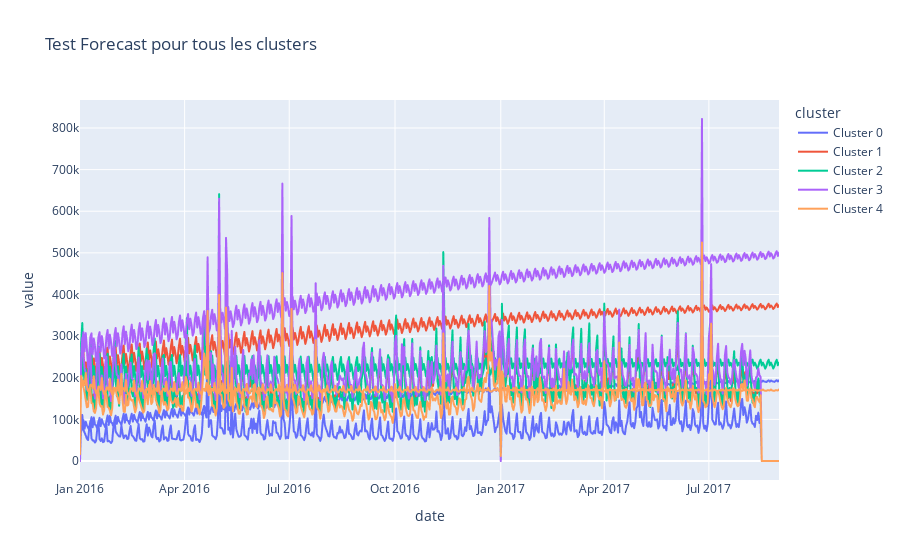

Source (notebook cell):
### Code cell
Cluster_0_test['cluster'] = 'Cluster 0'
Cluster_1_test['cluster'] = 'Cluster 1'
Cluster_2_test['cluster'] = 'Cluster 2'
Cluster_3_test['cluster'] = 'Cluster 3'
Cluster_4_test['cluster'] = 'Cluster 4'
all_test_data = pd.concat([Cluster_0_test,Cluster_1_test, Cluster_2_test, Cluster_3_test, Cluster_4_test])


fig = px.line(all_test_data,x='date',y=['sales','Test Forecast'],color='cluster',title="Test Forecast pour tous les clusters")
fig.show()

### Figure 1 — Plotly figure (JSON) as saved in the notebook; plotly's stock layout.template omitted (floating-point values rounded to 4 significant figures; data arrays with more than 128 entries replaced by an {"elided": "..."} marker saying what was removed)
{"data": [{"hovertemplate": "cluster=Cluster 0<br>variable=sales<br>date=%{x}<br>value=%{y}<extra></extra>", "legendgroup": "Cluster 0", "line": {"color": "#636efa", "dash": "solid"}, "marker": {"symbol": "circle"}, "mode": "lines", "name": "Cluster 0", "showlegend": true, "type": "scattergl", "x": {"elided": "608 str values"}, "xaxis": "x", "y": {"elided": "608 float values"}, "yaxis": "y"}, {"hovertemplate": "cluster=Cluster 0<br>variable=Test Forecast<br>date=%{x}<br>value=%{y}<extra></extra>", "legendgroup": "Cluster 0", "line": {"color": "#636efa", "dash": "solid"}, "marker": {"symbol": "circle"}, "mode": "lines", "name": "Cluster 0", "showlegend": false, "type": "scattergl", "x": {"elided": "608 str values"}, "xaxis": "x", "y": {"elided": "608 float values"}, "yaxis": "y"}, {"hovertemplate": "cluster=Cluster 1<br>variable=sales<br>date=%{x}<br>value=%{y}<extra></extra>", "legendgroup": "Cluster 1", "line": {"color": "#EF553B", "dash": "solid"}, "marker": {"symbol": "circle"}, "mode": "lines", "name": "Cluster 1", "showlegend": true, "type": "scattergl", "x": {"elided": "608 str values"}, "xaxis": "x", "y": {"elided": "608 float values"}, "yaxis": "y"}, {"hovertemplate": "cluster=Cluster 1<br>variable=Test Forecast<br>date=%{x}<br>value=%{y}<extra></extra>", "legendgroup": "Cluster 1", "line": {"color": "#EF553B", "dash": "solid"}, "marker": {"symbol": "circle"}, "mode": "lines", "name": "Cluster 1", "showlegend": false, "type": "scattergl", "x": {"elided": "608 str values"}, "xaxis": "x", "y": {"elided": "608 float values"}, "yaxis": "y"}, {"hovertemplate": "cluster=Cluster 2<br>variable=sales<br>date=%{x}<br>value=%{y}<extra></extra>", "legendgroup": "Cluster 2", "line": {"color": "#00cc96", "dash": "solid"}, "marker": {"symbol": "circle"}, "mode": "lines", "name": "Cluster 2", "showlegend": true, "type": "scattergl", "x": {"elided": "608 str values"}, "xaxis": "x", "y": {"elided": "608 float values"}, "yaxis": "y"}, {"hovertemplate": "cluster=Cluster 2<br>variable=Test Forecast<br>date=%{x}<br>value=%{y}<extra></extra>", "legendgroup": "Cluster 2", "line": {"color": "#00cc96", "dash": "solid"}, "marker": {"symbol": "circle"}, "mode": "lines", "name": "Cluster 2", "showlegend": false, "type": "scattergl", "x": {"elided": "608 str values"}, "xaxis": "x", "y": {"elided": "608 float values"}, "yaxis": "y"}, {"hovertemplate": "cluster=Cluster 3<br>variable=sales<br>date=%{x}<br>value=%{y}<extra></extra>", "legendgroup": "Cluster 3", "line": {"color": "#ab63fa", "dash": "solid"}, "marker": {"symbol": "circle"}, "mode": "lines", "name": "Cluster 3", "showlegend": true, "type": "scattergl", "x": {"elided": "608 str values"}, "xaxis": "x", "y": {"elided": "608 float values"}, "yaxis": "y"}, {"hovertemplate": "cluster=Cluster 3<br>variable=Test Forecast<br>date=%{x}<br>value=%{y}<extra></extra>", "legendgroup": "Cluster 3", "line": {"color": "#ab63fa", "dash": "solid"}, "marker": {"symbol": "circle"}, "mode": "lines", "name": "Cluster 3", "showlegend": false, "type": "scattergl", "x": {"elided": "608 str values"}, "xaxis": "x", "y": {"elided": "608 float values"}, "yaxis": "y"}, {"hovertemplate": "cluster=Cluster 4<br>variable=sales<br>date=%{x}<br>value=%{y}<extra></extra>", "legendgroup": "Cluster 4", "line": {"color": "#FFA15A", "dash": "solid"}, "marker": {"symbol": "circle"}, "mode": "lines", "name": "Cluster 4", "showlegend": true, "type": "scattergl", "x": {"elided": "608 str values"}, "xaxis": "x", "y": {"elided": "608 float values"}, "yaxis": "y"}, {"hovertemplate": "cluster=Cluster 4<br>variable=Test Forecast<br>date=%{x}<br>value=%{y}<extra></extra>", "legendgroup": "Cluster 4", "line": {"color": "#FFA15A", "dash": "solid"}, "marker": {"symbol": "circle"}, "mode": "lines", "name": "Cluster 4", "showlegend": false, "type": "scattergl", "x": {"elided": "608 str values"}, "xaxis": "x", "y": {"elided": "608 float values"}, "yaxis": "y"}], "layout": {"legend": {"title": {"text": "cluster"}, "tracegroupgap": 0}, "title": {"text": "Test Forecast pour tous les clusters"}, "xaxis": {"anchor": "y", "domain": [0, 1], "title": {"text": "date"}}, "yaxis": {"anchor": "x", "domain": [0, 1], "title": {"text": "value"}}}}
